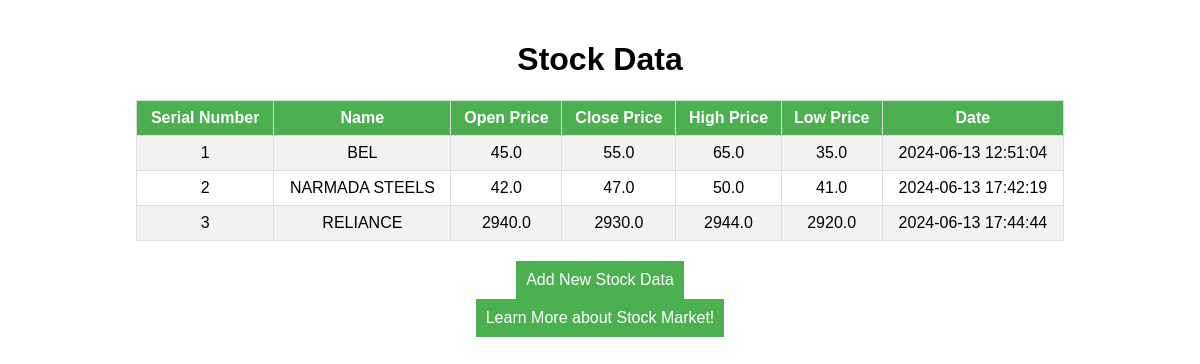
/view, run on the app's committed database.
### tables this page shows
CREATE TABLE stocks (
    id INTEGER PRIMARY KEY AUTOINCREMENT,
    serial_number TEXT NOT NULL,
    name TEXT NOT NULL,
    open_price REAL NOT NULL,
    close_price REAL NOT NULL,
    high_price REAL NOT NULL,
    low_price REAL NOT NULL,
    date TIMESTAMP DEFAULT CURRENT_TIMESTAMP NOT NULL
);

### app.py (the view)
@app.route('/view')
def view_stocks():
    conn = sqlite3.connect('stocks.db')
    cursor = conn.cursor()
    cursor.execute('SELECT * FROM stocks')
    stocks = cursor.fetchall()
    conn.close()
    return render_template('view.html', stocks=stocks)

### templates/view.html (shortened to what this page needs)
<!DOCTYPE html>
<html lang="en">
<head>
</head>
<body>
    <h1>Stock Data</h1>
    <table>
        <tr>
            <th>Serial Number</th>
            <th>Name</th>
            <th>Open Price</th>
            <th>Close Price</th>
            <th>High Price</th>
            <th>Low Price</th>
            <th>Date</th>
        </tr>
        {% for stock in stocks %}
        <tr>
            <td>{{ stock[1] }}</td>
            <td>{{ stock[2] }}</td>
            <td>{{ stock[3] }}</td>
            <td>{{ stock[4] }}</td>
            <td>{{ stock[5] }}</td>
            <td>{{ stock[6] }}</td>
            <td>{{ stock[7] }}</td>
        </tr>
        {% endfor %}
    </table>
    <a href="/">Add New Stock Data</a>
    <a href="/learn">Learn More about Stock Market!</a>
</body>
</html>

### templates/view.html (style rules this page uses)
body { font-family: Arial, sans-serif; margin: 0; padding: 20px; display: flex; flex-direction: column; align-items: center; }
table { width: 80%; border-collapse: collapse; margin-bottom: 20px; }
th, td { border: 1px solid #ddd; padding: 8px; text-align: center; }
th { background-color: #4CAF50; color: white; }
tr:nth-child(even) { background-color: #f2f2f2; }
a { padding: 10px; background-color: #4CAF50; color: white; text-decoration: none; border: none; cursor: pointer; }

### data on the page
stocks: serial_number "1", name "BEL", open_price "45.0", close_price "55.0", high_price "65.0", low_price "35.0", date "2024-06-13 12:51:04"
stocks: serial_number "2", name "NARMADA STEELS", open_price "42.0", close_price "47.0", high_price "50.0", low_price "41.0", date "2024-06-13 17:42:19"
stocks: serial_number "3", name "RELIANCE", open_price "2940.0", close_price "2930.0", high_price "2944.0", low_price "2920.0", date "2024-06-13 17:44:44"
